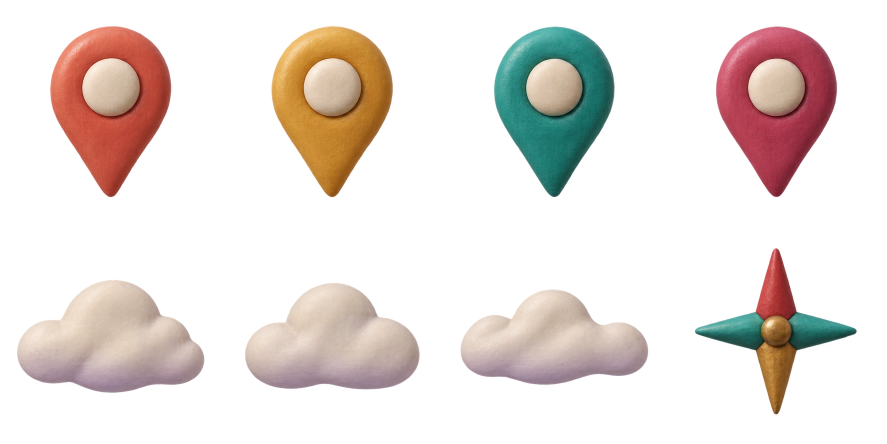
#> input picture background-concepts/drzava-clay-redesign/details.png, 1774 x 887 px (shown at 1/2 size)
$ python prepare-drzava-clay-sprites.py
#> lines starting #> are read from the running program, lines starting #| are printed output that depends on the picture
"""Register the illustrated clay pieces to the scene's existing animation pivots."""
from pathlib import Path
from PIL import Image, ImageOps

root = Path(__file__).resolve().parents[1]
source = root / "background-concepts/drzava-clay-redesign"
output = source / "sprites"
output.mkdir(exist_ok=True)


def cell(sheet, index, rows):
    x, y = index % 4, index // 4
    return sheet.crop((round(sheet.width*x/4), round(sheet.height*y/rows),
                       round(sheet.width*(x+1)/4), round(sheet.height*(y+1)/rows)))


def centered(piece, size):
    result = Image.new("RGBA", size)
    result.alpha_composite(piece, ((size[0]-piece.width)//2, (size[1]-piece.height)//2))
    return result


sheet = Image.open(source / "details.png").convert("RGBA")
#> sheet is the input picture: PIL image 1774x887 RGBA; mean R, G, B, A 47.5, 38.3, 34.1, 65.8
pieces = [
    ("pin-coral", (188, 188)), ("pin-gold", (188, 188)),
    ("pin-africa", (188, 188)), ("pin-rose", (188, 188)),
    ("cloud-left", (570, 368)), ("cloud-middle", (316, 248)),
    ("cloud-right", (476, 340)), ("compass-needle", (360, 264)),
]
for i, (name, size) in enumerate(pieces):
    piece = cell(sheet, i, 2)
    if i == 7:
        # Square centered on the brass rivet (222, 218) in the source cell.
        # Both renderers project this face-on texture after rotating it.
        piece.crop((52, 48, 392, 388)).resize((264, 264), Image.Resampling.LANCZOS).save(output / f"{name}.png")
        continue
    piece = piece.crop(piece.getbbox())
    if i < 4:
        piece = ImageOps.contain(piece, (150, 148), Image.Resampling.LANCZOS)
    else:
        piece = ImageOps.contain(piece, (round(size[0]*.84), round(size[1]*.72)), Image.Resampling.LANCZOS)
    centered(piece, size).save(output / f"{name}.png")
#> this loop made 8 passes
#> pass 1, `piece = cell(sheet, i, 2)`:
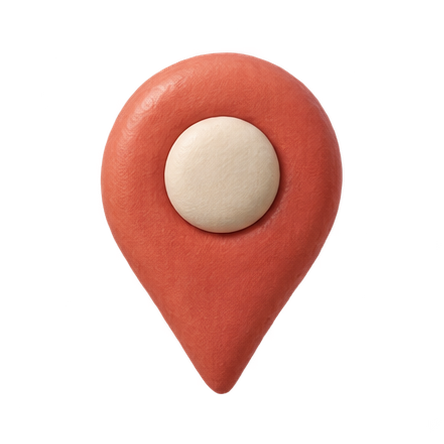
#> piece: PIL image 444x444 RGBA; mean R, G, B, A 58.2, 30.1, 24.7, 71.6; transparent parts drawn white
#> pass 1, `piece = piece.crop(piece.getbbox())`:
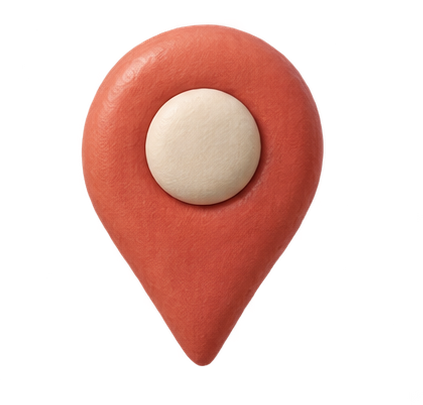
#> piece: PIL image 423x405 RGBA; mean R, G, B, A 67, 34.6, 28.4, 82.3; transparent parts drawn white
#> after the loop:
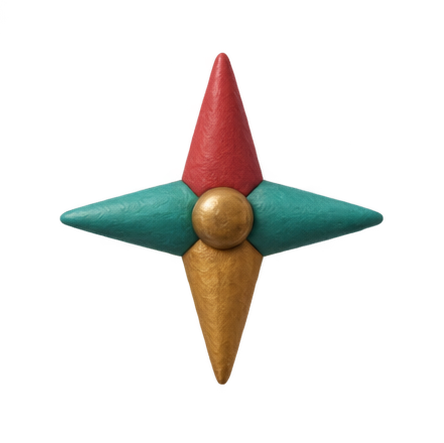
#> piece: PIL image 444x443 RGBA; mean R, G, B, A 17.9, 15.8, 12.3, 37.1; transparent parts drawn white
